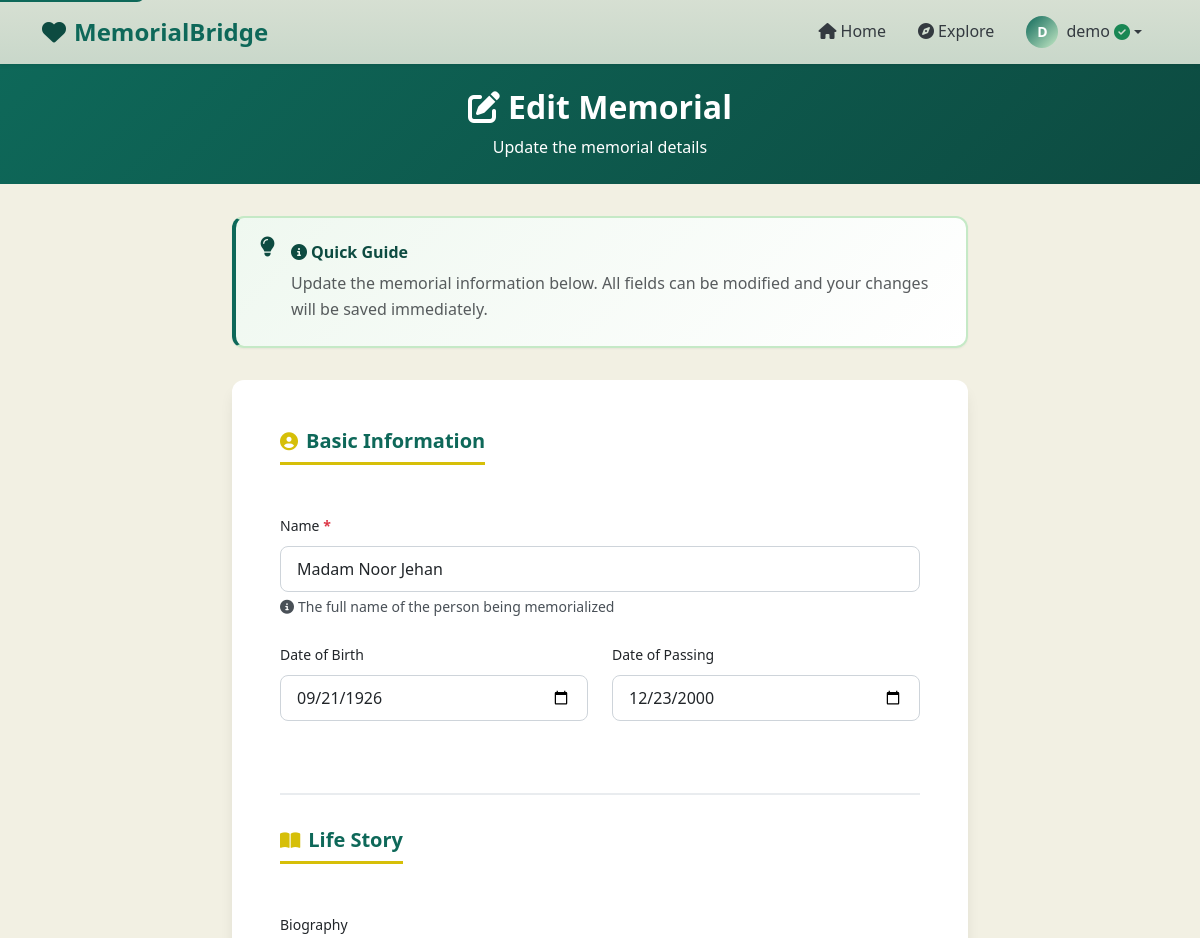
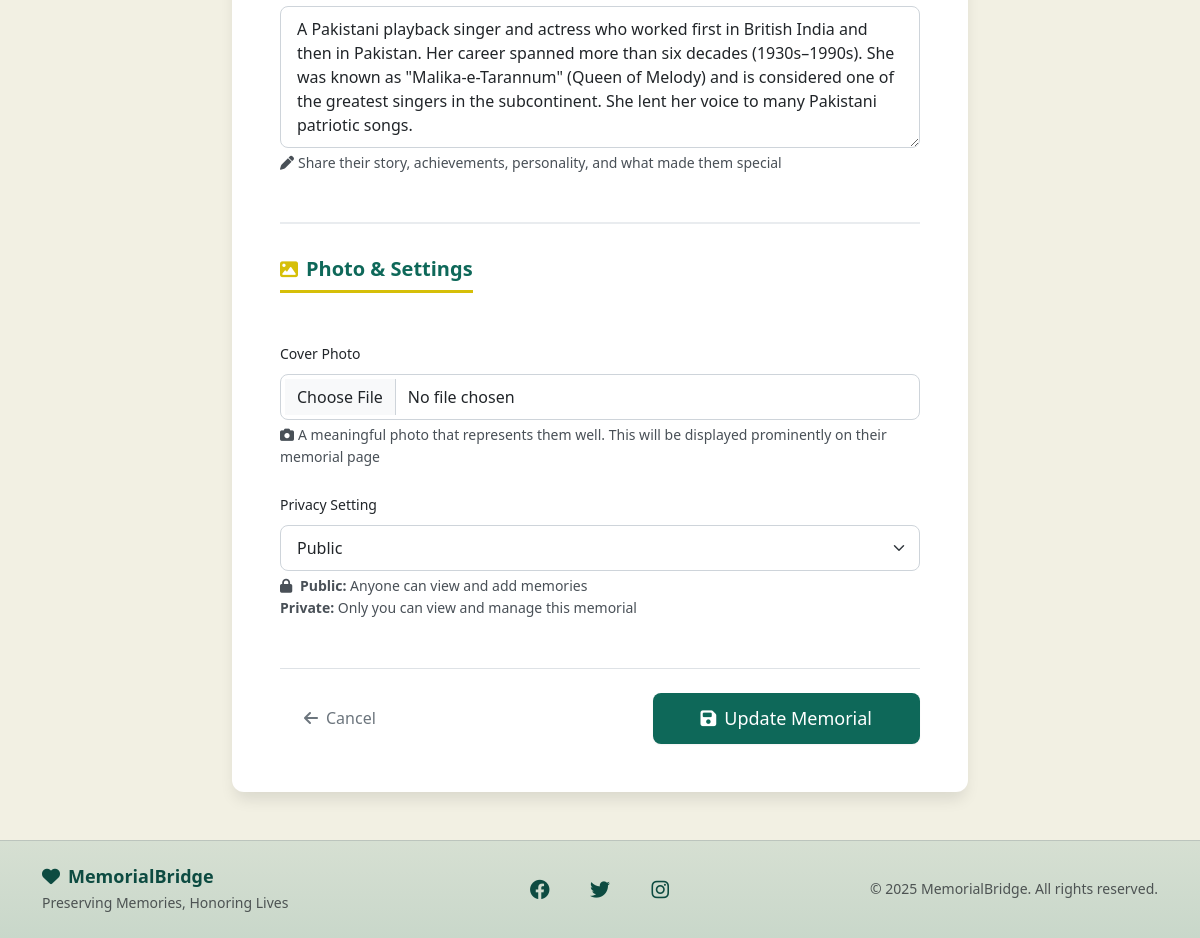
Page /m/madam-noor-jehan/edit/ (signed in) on the committed database (2 pictures, top to bottom).
### main_app/models.py (models this page shows, shortened)
class Memorial(models.Model):
    VISIBILITY_CHOICES = [
        ('public', 'Public'),
        ('private', 'Private'),
    ]
    owner = models.ForeignKey(UserProfile, on_delete=models.CASCADE, related_name='memorials')
    name = models.CharField(max_length=200)
    slug = models.SlugField(unique=True, blank=True)
    dob = models.DateField(null=True, blank=True, verbose_name="Date of Birth")
    dod = models.DateField(null=True, blank=True, verbose_name="Date of Passing")
    bio = models.TextField(blank=True, help_text="Biography or description")
    cover_image = models.ImageField(upload_to='memorial_covers/', blank=True, null=True)
    visibility = models.CharField(max_length=10, choices=VISIBILITY_CHOICES, default='public')
    donations_count = models.IntegerField(default=0)
    trees_planted_count = models.IntegerField(default=0)
    created_at = models.DateTimeField(auto_now_add=True)
    updated_at = models.DateTimeField(auto_now=True)
    class Meta:
        ordering = ['-created_at']

### main_app/views.py (the view)
# urls.py: path('m/<slug:slug>/edit/', views.edit_memorial, name='edit_memorial'),
@login_required
def edit_memorial(request, slug):
    memorial = get_object_or_404(Memorial, slug=slug)
    if memorial.owner.user != request.user:
        messages.error(request, "You don't have permission to edit this memorial.")
        return redirect('memorial_detail', slug=slug)
    if request.method == 'POST':
        form = MemorialForm(request.POST, request.FILES, instance=memorial)
        if form.is_valid():
            memorial = form.save()
            messages.success(request, f"Memorial for {memorial.name} updated successfully!")
            return redirect('memorial_detail', slug=memorial.slug)
    else:
        form = MemorialForm(instance=memorial)
    context = {
        'form': form,
        'memorial': memorial,
        'is_edit': True
    }
    return render(request, 'main_app/create_memorial.html', context)

### templates/main_app/create_memorial.html (shortened to what this page needs)
{% extends 'base.html' %}
{% load static %}
{% block content %}
<div class="create-memorial-header">
    <div class="container">
        <div class="row justify-content-center">
            <div class="col-lg-8 text-center text-white">
                <h1 class="h2 fw-bold mb-2">
                    <i class="fas fa-{% if is_edit %}edit{% else %}heart{% endif %} me-2"></i>{% if is_edit %}Edit{% else %}Create a{% endif %} Memorial
                </h1>
                <p class="mb-0">{% if is_edit %}Update the memorial details{% else %}Preserve a lasting tribute for someone special{% endif %}</p>
            </div>
        </div>
    </div>
</div>
<div class="container pb-5">
    <div class="row justify-content-center">
        <div class="col-lg-8">
            <div class="help-box">
                <div class="d-flex align-items-start">
                    <i class="fas fa-lightbulb fa-lg text-primary me-3 mt-1"></i>
                    <div>
                        <h6 class="fw-bold text-primary mb-2">
                            <i class="fas fa-info-circle me-1"></i>Quick Guide
                        </h6>
                        <p class="mb-0 text-muted">
                            {% if is_edit %}
                            Update the memorial information below. All fields can be modified and your changes will be saved immediately.
                            {% else %}
                            Creating a memorial is a meaningful way to preserve someone's memory and allow others to share their stories.
                            Fill out the form below with as much detail as you'd like. All fields can be edited later from your dashboard.
                            {% endif %}
                        </p>
                    </div>
                </div>
            </div>
            <div class="create-memorial-card">
                <div class="card-body p-4 p-md-5">
                    <form method="post" enctype="multipart/form-data">
                        <div class="form-section-wrapper">
                            <div class="mb-4">
                                <h3 class="form-section-title">
                                    <i class="fas fa-user-circle"></i>
                                    Basic Information
                                </h3>
                            </div>
                            <div class="mb-4">
                                <label for="{{ form.name.id_for_label }}" class="form-label">
                                    Name <span class="required-indicator">*</span>
                                </label>
                                {{ form.name }}
                                <div class="form-text">
                                    <i class="fas fa-info-circle me-1"></i>The full name of the person being memorialized
                                </div>
                            </div>
                            <div class="row">
                                <div class="col-md-6 mb-4">
                                    <label for="{{ form.dob.id_for_label }}" class="form-label">
                                        Date of Birth
                                    </label>
                                    {{ form.dob }}
                                </div>
                                <div class="col-md-6 mb-4">
                                    <label for="{{ form.dod.id_for_label }}" class="form-label">
                                        Date of Passing
                                    </label>
                                    {{ form.dod }}
                                </div>
                            </div>
                        </div>
                        <div class="section-divider"></div>
                        <div class="form-section-wrapper">
                            <div class="mb-4">
                                <h3 class="form-section-title">
                                    <i class="fas fa-book-open"></i>
                                    Life Story
                                </h3>
                            </div>
                            <div class="mb-4">
                                <label for="{{ form.bio.id_for_label }}" class="form-label">
                                    Biography
                                </label>
                                {{ form.bio }}
                                <div class="form-text">
                                    <i class="fas fa-pen me-1"></i>Share their story, achievements, personality, and what made them special
                                </div>
                            </div>
                        </div>
                        <div class="section-divider"></div>
                        <div class="form-section-wrapper">
                            <div class="mb-4">
                                <h3 class="form-section-title">
                                    <i class="fas fa-image"></i>
                                    Photo & Settings
                                </h3>
                            </div>
                            <div class="mb-4">
                                <label for="{{ form.cover_image.id_for_label }}" class="form-label">
                                    Cover Photo
                                </label>
                                {{ form.cover_image }}
                                <div class="form-text">
                                    <i class="fas fa-camera me-1"></i>A meaningful photo that represents them well. This will be displayed prominently on their memorial page
                                </div>
                            </div>
                            <div class="mb-4">
                                <label for="{{ form.visibility.id_for_label }}" class="form-label">
                                    Privacy Setting
                                </label>
                                {{ form.visibility }}
                                <div class="form-text">
                                    <i class="fas fa-lock me-1"></i>
                                    <strong>Public:</strong> Anyone can view and add memories<br>
                                    <strong>Private:</strong> Only you can view and manage this memorial
                                </div>
                            </div>
                        </div>
                        <div class="d-flex flex-column flex-sm-row justify-content-between align-items-center gap-3 mt-5 pt-4 border-top">
                            <a href="{% if is_edit %}{% url 'memorial_detail' memorial.slug %}{% else %}{% url 'dashboard' %}{% endif %}" class="btn btn-outline-secondary">
                                <i class="fas fa-arrow-left me-2"></i>Cancel
                            </a>
                            <button type="submit" class="btn btn-primary btn-lg px-5">
                                <i class="fas fa-{% if is_edit %}save{% else %}heart{% endif %} me-2"></i>{% if is_edit %}Update Memorial{% else %}Create Memorial{% endif %}
                            </button>
                        </div>
                    </form>
                </div>
            </div>
        </div>
    </div>
</div>
{% endblock %}

### templates/base.html (shortened to what this page needs)
{% load static %}
<!DOCTYPE html>
<html lang="en">
<head>
    <link href="https://cdn.jsdelivr.net/npm/bootstrap@5.3.0/dist/css/bootstrap.min.css" rel="stylesheet">
    <link rel="stylesheet" href="https://cdnjs.cloudflare.com/ajax/libs/font-awesome/6.4.0/css/all.min.css">
    <link rel="stylesheet" href="{% static 'css/main.css' %}">
</head>
<body>
    <nav class="navbar navbar-expand-lg navbar-light shadow-sm" style="background: linear-gradient(180deg, rgba(14, 104, 89, 0.12), rgba(14, 104, 89, 0.18));" aria-label="Main navigation">
        <div class="container">
            <a class="navbar-brand d-flex align-items-center" href="{% url 'home' %}">
                <i class="fas fa-heart text-primary me-2"></i>
                <span class="fw-bold">MemorialBridge</span>
            </a>
            <div class="collapse navbar-collapse" id="navbarNav">
                <ul class="navbar-nav ms-auto align-items-lg-center">
                    <li class="nav-item">
                        <a class="nav-link {% if request.path == '/' %}active{% endif %}"
                           href="{% url 'home' %}">
                            <i class="fas fa-home me-1"></i>Home
                        </a>
                    </li>
                    <li class="nav-item">
                        <a class="nav-link {% if 'explore' in request.path %}active{% endif %}"
                           href="{% url 'explore' %}">
                            <i class="fas fa-compass me-1"></i>Explore
                        </a>
                    </li>
                    {% if user.is_authenticated %}
                    <li class="nav-item dropdown">
                        <a class="nav-link dropdown-toggle d-flex align-items-center" href="#"
                           id="userDropdown" role="button" data-bs-toggle="dropdown" aria-expanded="false">
                            <div class="user-avatar me-2">
                                {{ user.username|first|upper }}
                            </div>
                            <span>{{ user.username }}</span>
                            {% if user.userprofile.verified %}
                            <i class="fas fa-check-circle text-success ms-1"
                               data-bs-toggle="tooltip" title="Verified Account"></i>
                            {% endif %}
                        </a>
                    </li>
                    {% endif %}
                </ul>
            </div>
        </div>
    </nav>
    <main id="main-content">
        {% block content %}{% endblock %}
    </main>
    <footer class="text-dark" style="background: linear-gradient(180deg, rgba(14, 104, 89, 0.12), rgba(14, 104, 89, 0.18));">
        <div class="border-top border-secondary border-opacity-25">
            <div class="container py-4">
                <div class="row align-items-center">
                    <div class="col-md-4 text-center text-md-start mb-3 mb-md-0">
                        <h5 class="mb-1 text-primary"><i class="fas fa-heart me-2"></i>MemorialBridge</h5>
                        <p class="mb-0 small text-muted">Preserving Memories, Honoring Lives</p>
                    </div>
                    <div class="col-md-4 text-center mb-3 mb-md-0">
                        <div class="social-links">
                            <a href="https://www.facebook.com/MemorialBridge" target="_blank" rel="noopener noreferrer" class="text-primary me-3 fs-5" aria-label="Facebook"><i class="fab fa-facebook"></i></a>
                            <a href="#" class="text-primary me-3 fs-5" aria-label="Twitter"><i class="fab fa-twitter"></i></a>
                            <a href="https://www.instagram.com/the.memorial.bridge" target="_blank" rel="noopener noreferrer" class="text-primary fs-5" aria-label="Instagram"><i class="fab fa-instagram"></i></a>
                        </div>
                    </div>
                    <div class="col-md-4 text-center text-md-end">
                        <p class="mb-0 small text-muted">&copy; 2025 MemorialBridge. All rights reserved.</p>
                    </div>
                </div>
            </div>
        </div>
    </footer>
</body>
</html>

### rows in the picture
Memorial: name "Madam Noor Jehan", dob "09/21/1926", dod "12/23/2000", bio "A Pakistani playback singer and actress who worked first in British India and then in Pakistan. Her career spanned more than six decades (1930s–1990s). She was known as \"Malika-e-Tarannum\" (Queen of Melody) and is considered one of the greatest singers in the subcontinent. She lent her voice to many Pakistani patriotic songs.", visibility "Public"

### other values in the picture
{{ user.username|first|upper }} "D"
{{ user.username }} "demo"
